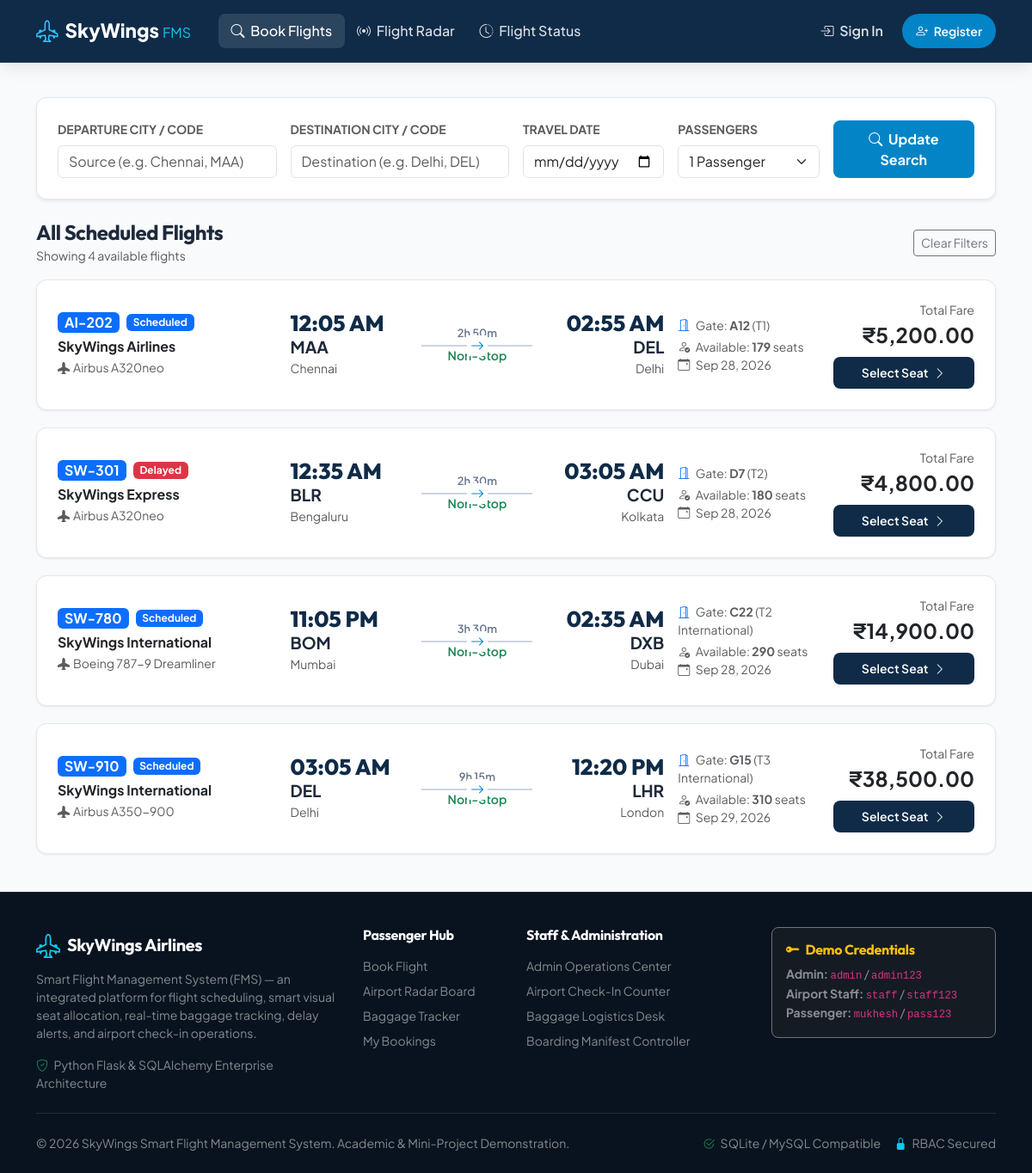
The page /passenger/search on the database its author committed.
### models/flight.py (models this page shows, shortened)
class Flight(db.Model):
    __tablename__ = 'flights'
    id = db.Column(db.Integer, primary_key=True)
    flight_number = db.Column(db.String(20), nullable=False, index=True) # e.g. 'SW-202'
    airline_name = db.Column(db.String(80), nullable=False, default='SkyWings Airlines')
    source = db.Column(db.String(80), nullable=False) # e.g. 'Chennai'
    source_code = db.Column(db.String(10), nullable=False, index=True) # e.g. 'MAA'
    destination = db.Column(db.String(80), nullable=False) # e.g. 'Delhi'
    destination_code = db.Column(db.String(10), nullable=False, index=True) # e.g. 'DEL'
    departure_time = db.Column(db.DateTime, nullable=False)
    arrival_time = db.Column(db.DateTime, nullable=False)
    duration = db.Column(db.String(30), nullable=True) # e.g. '2h 50m'
    aircraft_id = db.Column(db.Integer, db.ForeignKey('aircraft.id'), nullable=False)
    gate = db.Column(db.String(20), default='A1')
    terminal = db.Column(db.String(20), default='T3')
    status = db.Column(db.String(30), nullable=False, default='Scheduled', index=True)
    base_price = db.Column(db.Float, nullable=False, default=4500.0)
    available_seats = db.Column(db.Integer, nullable=False)
    created_at = db.Column(db.DateTime, default=datetime.utcnow)
    seats = db.relationship('Seat', backref='flight', cascade='all, delete-orphan', lazy='dynamic')
    bookings = db.relationship('Booking', backref='flight', cascade='all, delete-orphan', lazy='dynamic')
    delays = db.relationship('FlightDelay', backref='flight', cascade='all, delete-orphan', lazy='dynamic')
    cancellations = db.relationship('FlightCancellation', backref='flight', cascade='all, delete-orphan', uselist=False)
    @property
    def is_bookable(self):
        return self.status in ['Scheduled', 'Delayed'] and self.available_seats > 0
    @property
    def status_badge_class(self):
        mapping = {
            'Scheduled': 'bg-primary',
            'Boarding': 'bg-warning text-dark',
            'Departed': 'bg-info text-dark',
            'Delayed': 'bg-danger',
            'Cancelled': 'bg-secondary',
            'Arrived': 'bg-success'
        }
        return mapping.get(self.status, 'bg-secondary')

class Aircraft(db.Model):
    __tablename__ = 'aircraft'
    id = db.Column(db.Integer, primary_key=True)
    model = db.Column(db.String(80), nullable=False) # e.g., 'Airbus A320neo', 'Boeing 737-800', 'Boeing 787-9 Dreamliner'
    registration_no = db.Column(db.String(30), unique=True, nullable=False) # e.g., 'VT-SKY101'
    total_seats = db.Column(db.Integer, nullable=False, default=180)
    economy_seats = db.Column(db.Integer, nullable=False, default=150)
    business_seats = db.Column(db.Integer, nullable=False, default=24)
    first_class_seats = db.Column(db.Integer, nullable=False, default=6)
    status = db.Column(db.String(20), default='Active') # 'Active', 'Maintenance', 'Standby'
    flights = db.relationship('Flight', backref='aircraft', lazy='dynamic')

### routes/passenger.py (the view, shortened to what this page needs)
@passenger_bp.route('/search')
def search():
    source = request.args.get('source', '').strip()
    destination = request.args.get('destination', '').strip()
    travel_date_str = request.args.get('date', '').strip()
    passengers_count = int(request.args.get('passengers', 1))
    max_price = request.args.get('max_price', '')
    airline = request.args.get('airline', '')
    query = Flight.query.filter(Flight.status.in_(['Scheduled', 'Delayed']))
    if source:
        query = query.filter((Flight.source.ilike(f'%{source}%')) | (Flight.source_code.ilike(f'%{source}%')))
    if destination:
        query = query.filter((Flight.destination.ilike(f'%{destination}%')) | (Flight.destination_code.ilike(f'%{destination}%')))
    if max_price:
        try:
            query = query.filter(Flight.base_price <= float(max_price))
        except ValueError:
            pass
    if airline:
        query = query.filter(Flight.airline_name.ilike(f'%{airline}%'))
    flights = query.order_by(Flight.departure_time.asc()).all()
    all_sources = db.session.query(Flight.source, Flight.source_code).distinct().all()
    all_destinations = db.session.query(Flight.destination, Flight.destination_code).distinct().all()
    return render_template(
        'passenger/search_results.html',
        flights=flights,
        source=source,
        destination=destination,
        travel_date=travel_date_str,
        passengers_count=passengers_count,
        all_sources=all_sources,
        all_destinations=all_destinations
    )

### templates/passenger/search_results.html (shortened to what this page needs)
{% extends 'base.html' %}
{% block content %}
<div class="container py-4">
    <div class="fms-card p-4 mb-4 shadow-sm">
        <form action="{{ url_for('passenger.search') }}" method="GET">
            <div class="row g-3 align-items-end">
                <div class="col-lg-3 col-md-6">
                    <label class="form-label fw-bold small text-muted text-uppercase">Departure City / Code</label>
                    <input type="text" name="source" class="form-control" placeholder="Source (e.g. Chennai, MAA)" value="{{ source }}">
                </div>
                <div class="col-lg-3 col-md-6">
                    <label class="form-label fw-bold small text-muted text-uppercase">Destination City / Code</label>
                    <input type="text" name="destination" class="form-control" placeholder="Destination (e.g. Delhi, DEL)" value="{{ destination }}">
                </div>
                <div class="col-lg-2 col-md-6">
                    <label class="form-label fw-bold small text-muted text-uppercase">Travel Date</label>
                    <input type="date" name="date" class="form-control" value="{{ travel_date }}">
                </div>
                <div class="col-lg-2 col-md-6">
                    <label class="form-label fw-bold small text-muted text-uppercase">Passengers</label>
                    <select name="passengers" class="form-select">
                        <option value="1" {% if passengers_count == 1 %}selected{% endif %}>1 Passenger</option>
                    </select>
                </div>
                <div class="col-lg-2 col-md-12">
                    <button type="submit" class="btn btn-fms-accent w-100 fw-bold">
                        <i class="bi bi-search me-1"></i> Update Search
                    </button>
                </div>
            </div>
        </form>
    </div>
    <div class="d-flex justify-content-between align-items-center mb-3">
        <div>
            <h4 class="fw-bold mb-0">
                {% if source or destination %}
                    Flights: <span class="text-primary">{{ source or 'Anywhere' }}</span> &rarr; <span class="text-primary">{{ destination or 'Anywhere' }}</span>
                {% else %}
                    All Scheduled Flights
                {% endif %}
            </h4>
            <small class="text-muted">Showing {{ flights|length }} available flights</small>
        </div>
        <div class="d-flex gap-2">
            <a href="{{ url_for('passenger.search') }}" class="btn btn-outline-secondary btn-sm">Clear Filters</a>
        </div>
    </div>
    {% if flights %}
        {% for flight in flights %}
        <div class="flight-card">
            <div class="row align-items-center g-3">
                <div class="col-lg-3 col-md-12">
                    <div class="d-flex align-items-center gap-2 mb-1">
                        <span class="badge bg-primary fs-6 px-2 py-1">{{ flight.flight_number }}</span>
                        <span class="badge {{ flight.status_badge_class }}">{{ flight.status }}</span>
                    </div>
                    <div class="fw-bold text-dark">{{ flight.airline_name }}</div>
                    <small class="text-muted"><i class="bi bi-airplane-fill me-1"></i>{{ flight.aircraft.model if flight.aircraft else 'Airbus A320' }}</small>
                </div>
                <div class="col-lg-5 col-md-7">
                    <div class="row align-items-center text-center">
                        <div class="col-4 text-start">
                            <div class="flight-time">{{ flight.departure_time.strftime('%I:%M %p') }}</div>
                            <div class="flight-airport-code">{{ flight.source_code }}</div>
                            <div class="text-muted small text-truncate">{{ flight.source }}</div>
                        </div>
                        <div class="col-4">
                            <div class="flight-duration-line">
                                <span class="duration-text">{{ flight.duration }}</span>
                                <div class="line"><i class="bi bi-arrow-right"></i></div>
                                <span class="text-success small fw-semibold">Non-Stop</span>
                            </div>
                        </div>
                        <div class="col-4 text-end">
                            <div class="flight-time">{{ flight.arrival_time.strftime('%I:%M %p') }}</div>
                            <div class="flight-airport-code">{{ flight.destination_code }}</div>
                            <div class="text-muted small text-truncate">{{ flight.destination }}</div>
                        </div>
                    </div>
                </div>
                <div class="col-lg-2 col-md-2 text-center text-md-start">
                    <div class="small text-muted mb-1">
                        <i class="bi bi-door-open text-primary me-1"></i> Gate: <strong>{{ flight.gate }}</strong> ({{ flight.terminal }})
                    </div>
                    <div class="small {% if flight.available_seats < 10 %}text-danger fw-bold{% else %}text-muted{% endif %}">
                        <i class="bi bi-person-check me-1"></i> Available: <strong>{{ flight.available_seats }}</strong> seats
                    </div>
                    <div class="small text-muted">
                        <i class="bi bi-calendar-event me-1"></i> {{ flight.departure_time.strftime('%b %d, %Y') }}
                    </div>
                </div>
                <div class="col-lg-2 col-md-3 text-end">
                    <div class="text-muted small">Total Fare</div>
                    <div class="fs-4 fw-bold text-dark mb-2">{{ flight.base_price|format_currency }}</div>
                    {% if flight.is_bookable %}
                        <a href="{{ url_for('passenger.seat_select', flight_id=flight.id) }}" class="btn btn-fms-primary btn-sm w-100 py-2 fw-semibold">
                            Select Seat <i class="bi bi-chevron-right ms-1"></i>
                        </a>
                    {% else %}
                        <button class="btn btn-secondary btn-sm w-100 py-2 disabled">Flight Closed</button>
                    {% endif %}
                </div>
            </div>
        </div>
        {% endfor %}
    {% endif %}
</div>
{% endblock %}

### rows shown on the page
Flight: flight_number "AI-202", status "Scheduled", airline_name "SkyWings Airlines", aircraft "Airbus A320neo", departure_time "12:05 AM", source_code "MAA", source "Chennai", duration "2h 50m", arrival_time "02:55 AM", destination_code "DEL", destination "Delhi", gate "A12", terminal "T1", available_seats "179", departure_time "Sep 28, 2026", base_price "₹5,200.00"
Flight: flight_number "SW-301", status "Delayed", airline_name "SkyWings Express", aircraft "Airbus A320neo", departure_time "12:35 AM", source_code "BLR", source "Bengaluru", duration "2h 30m", arrival_time "03:05 AM", destination_code "CCU", destination "Kolkata", gate "D7", terminal "T2", available_seats "180", departure_time "Sep 28, 2026", base_price "₹4,800.00"
Flight: flight_number "SW-780", status "Scheduled", airline_name "SkyWings International", aircraft "Boeing 787-9 Dreamliner", departure_time "11:05 PM", source_code "BOM", source "Mumbai", duration "3h 30m", arrival_time "02:35 AM", destination_code "DXB", destination "Dubai", gate "C22", terminal "T2 International", available_seats "290", departure_time "Sep 28, 2026", base_price "₹14,900.00"
Flight: flight_number "SW-910", status "Scheduled", airline_name "SkyWings International", aircraft "Airbus A350-900", departure_time "03:05 AM", source_code "DEL", source "Delhi", duration "9h 15m", arrival_time "12:20 PM", destination_code "LHR", destination "London", gate "G15", terminal "T3 International", available_seats "310", departure_time "Sep 29, 2026", base_price "₹38,500.00"

### other values the page prints
{{ flights|length }} "4"
